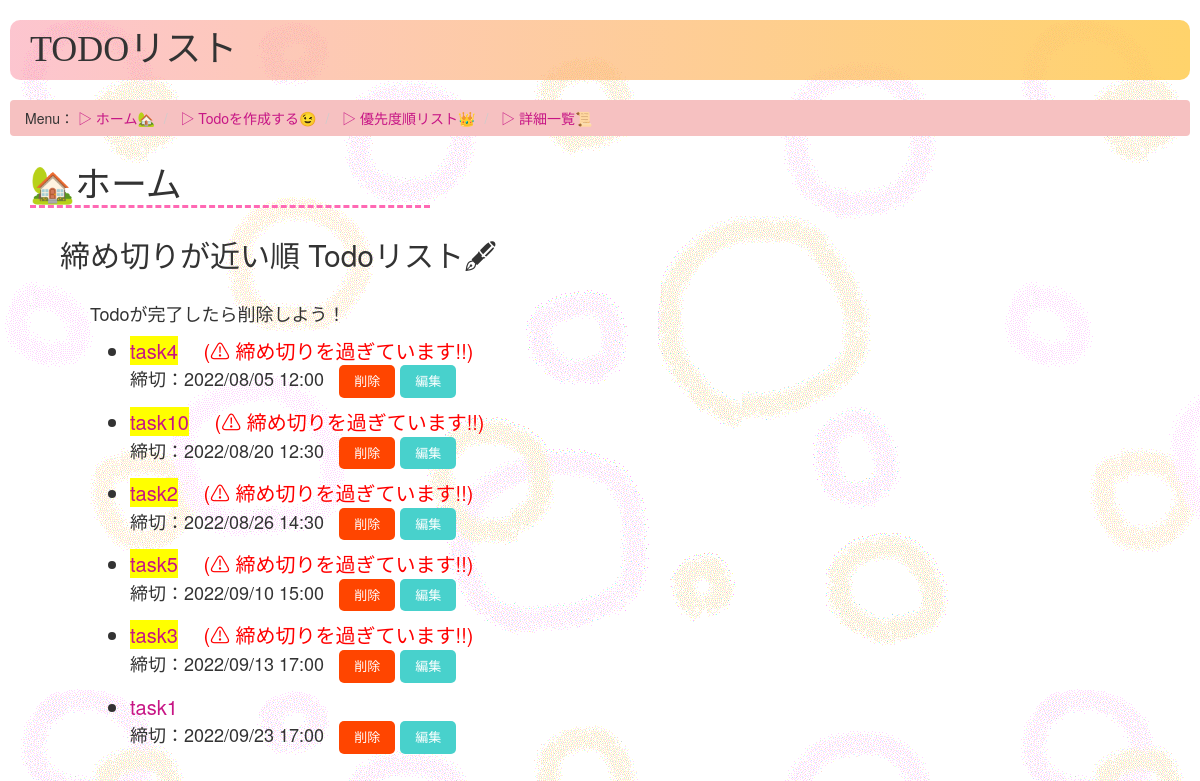
/todos/, run on an earlier commit of the app's database.
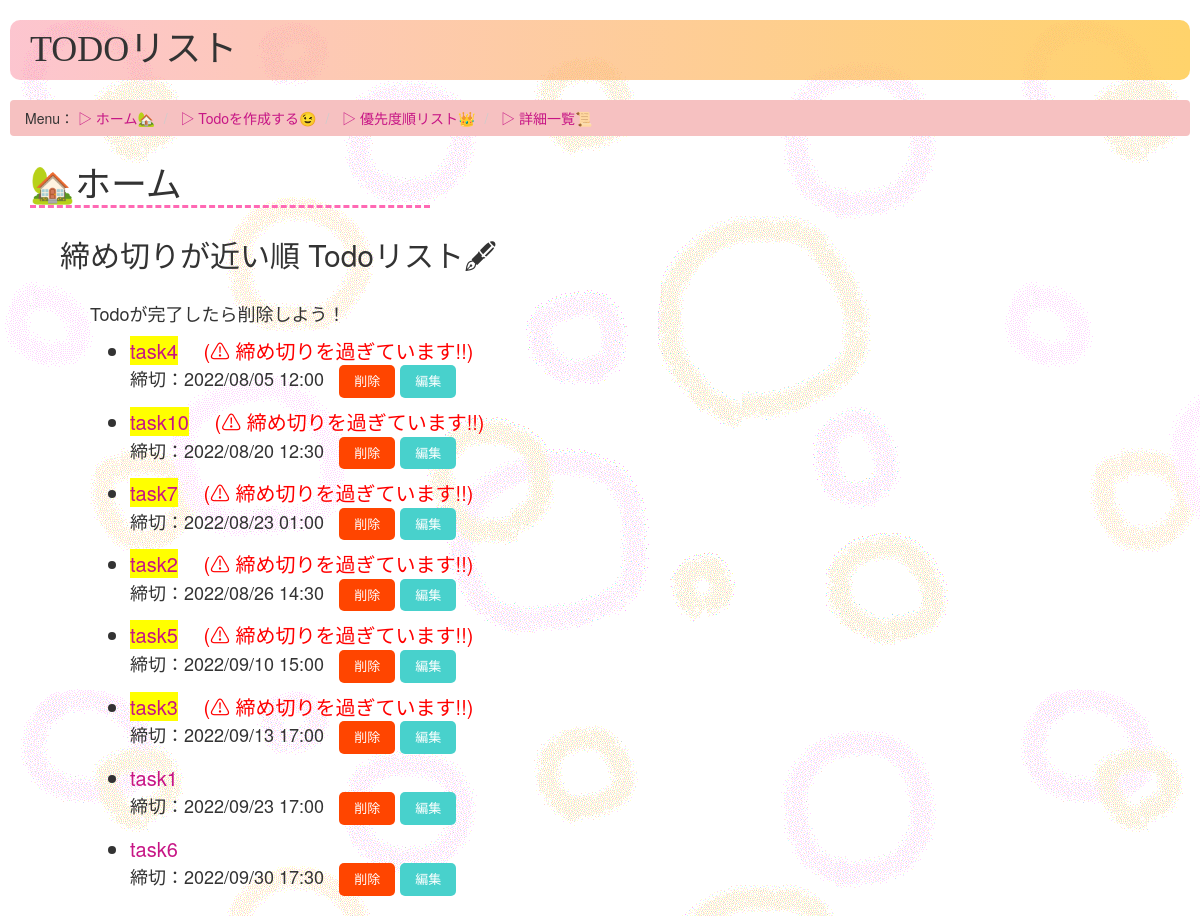
And on a later commit of the database.
### todos/models.py (models this page shows, shortened)
class Todo(models.Model):
    name = models.CharField(max_length=50) #やるべきこと
    detail = models.CharField(max_length=200) #内容・詳細
    deadline = models.DateTimeField('締め切り') #締め切り
    priolity = models.IntegerField(choices = PRIOLITY_COICES, default = 3) #優先順位

### todos/views.py (the view)
# urls.py: path('', views.index, name='index'),
def index(request):
    try:
        DIFF_JST_FROM_UTC = 9 #日本時間に調整するため
        today = datetime.datetime.now() + datetime.timedelta(hours=DIFF_JST_FROM_UTC)
        over_todo_list = Todo.objects.filter(deadline__lte = today).order_by('deadline')
        nearest_todo_list = Todo.objects.filter(deadline__gt = today).order_by('deadline')
        context = {
            'nearest_todo_list': nearest_todo_list,
            'over_todo_list': over_todo_list,
        }
        return render(request, 'todos/index.html', context)
    except:
        return render(request,'todos/error.html')

### todos/templates/todos/index.html (shortened to what this page needs)
<!DOCTYPE html>
<html lang="ja">
<head>
    {% load static %}
    <link rel="stylesheet" href="https://maxcdn.bootstrapcdn.com/bootstrap/3.3.7/css/bootstrap.min.css">
    <link rel="stylesheet" type="text/css" href="{% static 'todos/style.css' %}">
</head>
<body>
    <h1 class="title">TODOリスト</h1>
    <ul class="breadcrumb">
        Menu：
        <li><a href="{% url 'todos:index'%}">▷ ホーム🏡</a></li>
        <li><a href="{% url 'todos:create'%}"> ▷ Todoを作成する😉</a></li>
        <li><a href="{% url 'todos:priolity'%}"> ▷ 優先度順リスト👑</a></li>
        <li><a href="{% url 'todos:detail_list'%}"> ▷ 詳細一覧📜</a></li>
    </ul>
    <div class="margin_base">
        <h1 class="menu">🏡ホーム</h1>
        <div class="margin_base">
            <h2>締め切りが近い順 Todoリスト🖋</h2>
            <div class="margin_base">
                <p class="sentence">Todoが完了したら削除しよう！</p>
                {% if nearest_todo_list %}
                {% if over_todo_list %}
                <ul>
                    {% for todo in over_todo_list %}
                    <li class="over"><a href="{% url 'todos:detail' todo.id %}" data-toggle="tooltip"
                            data-placement="bottom" title="Todoの内容・詳細へ" style="display: inline-block;">
                            <span class="over_todo_name"> {{ todo.name }}</span>
                        </a>&emsp;
                        <font color="red">(⚠ 締め切りを過ぎています!!)</font>
                    </li>
                        <p class="sentence">締切：{{ todo.deadline | date:'Y/m/d H:i' }} &nbsp;
                            <a href="{% url 'todos:delete_alert' todo.id %}" class="del-button" title="Todoを削除する">削除</a>
                            <a href="{% url 'todos:edit' todo.id %}" class="edit-button" title="Todoを編集する">編集</a>
                        </p>
                    {% endfor %}
                    {% for todo in nearest_todo_list %}
                    <li class="nearest"><a href="{% url 'todos:detail' todo.id %}" data-toggle="tooltip"
                            data-placement="bottom" title="Todoの内容・詳細へ" style="display: inline-block;">
                            {{ todo.name }}
                        </a></li>
                        <p class="sentence">締切：{{ todo.deadline | date:'Y/m/d H:i' }} &nbsp;
                            <a href="{% url 'todos:delete_alert' todo.id %}" class="del-button" title="Todoを削除する">削除</a>
                            <a href="{% url 'todos:edit' todo.id %}" class="edit-button" title="Todoを編集する">編集</a>
                        </p>
                    {% endfor %}
                </ul>
                {% endif %}
                {% else %}
                <p class="attention"> 作成されたTodoがありません。<br>新しいTodoを作成しましょう！ </p>
                {% endif %}
            </div>
        </div>
    </div>
</body>
</html>

What changed in the data, as far as the page shows it:
added Todo: name "task7", deadline "2022/08/23 01:00", shown under "締め切りが近い順 Todoリスト🖋"
added Todo: name "task6", deadline "2022/09/30 17:30"
